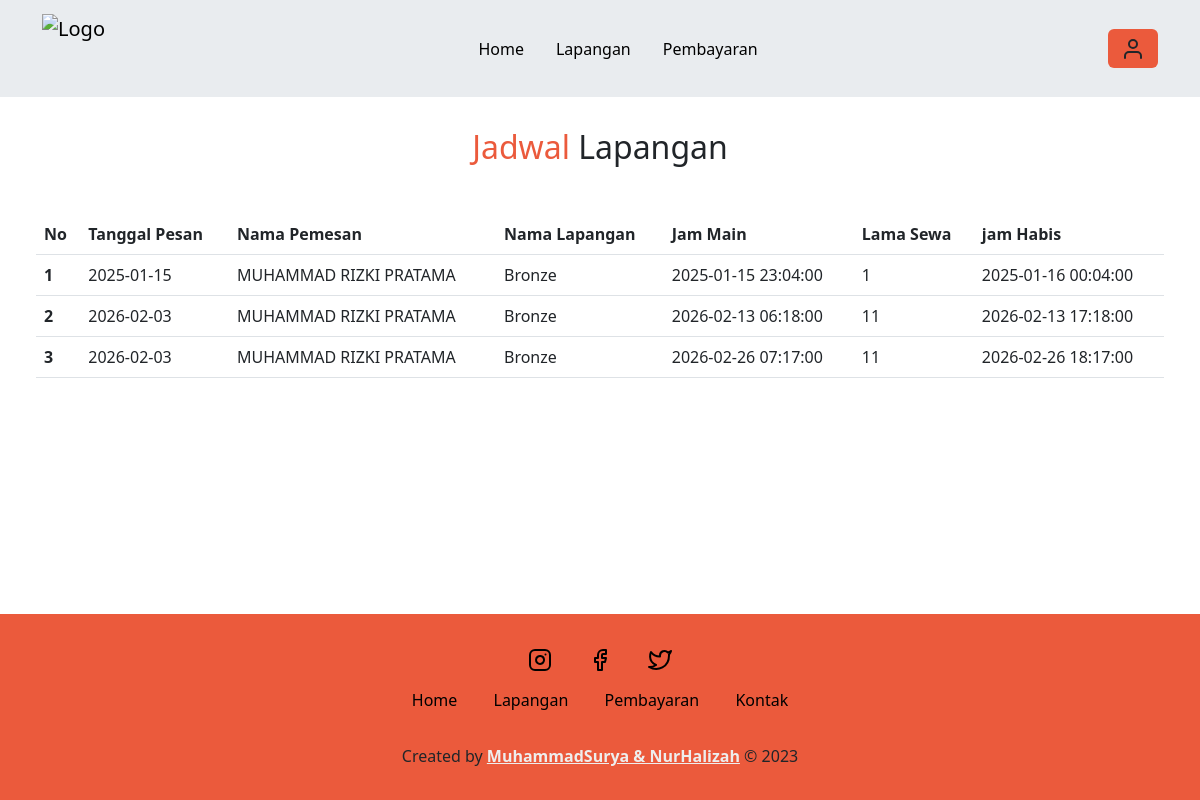
/user/jadwal.php?id=23 (signed in), run on the app's committed database.
### tables this page shows
CREATE TABLE `sewa_212279` (
  `212279_id_sewa` int(11) NOT NULL,
  `212279_id_user` int(11) NOT NULL,
  `212279_id_lapangan` int(11) NOT NULL,
  `212279_tanggal_pesan` date NOT NULL,
  `212279_lama_sewa` int(11) NOT NULL,
  `212279_jam_mulai` datetime NOT NULL,
  `212279_jam_habis` datetime NOT NULL,
  `212279_harga` int(11) NOT NULL,
  `212279_total` int(11) NOT NULL
);

CREATE TABLE `user_212279` (
  `212279_id_user` int(11) NOT NULL,
  `212279_email` varchar(50) NOT NULL,
  `212279_password` varchar(32) NOT NULL,
  `212279_no_handphone` varchar(20) NOT NULL,
  `212279_jenis_kelamin` varchar(10) NOT NULL,
  `212279_nama_lengkap` varchar(60) NOT NULL,
  `212279_alamat` text NOT NULL,
  `212279_foto` text NOT NULL
);

CREATE TABLE `lapangan_212279` (
  `212279_id_lapangan` int(11) NOT NULL,
  `212279_nama` varchar(35) NOT NULL,
  `212279_keterangan` text NOT NULL,
  `212279_harga` int(11) NOT NULL,
  `212279_foto` text NOT NULL
);

### functions.php (called while the page is built, shortened)
<?php
$conn = mysqli_connect("localhost", "root", "", "dbfutsal");
function query($query)
{
  global $conn;
  $result = mysqli_query($conn, $query);
  $rows = [];
  while ($row = mysqli_fetch_assoc($result)) {
    $rows[] = $row;
  }
  return $rows;
}

### user/jadwal.php (the view, shortened to what this page needs)
<?php
require "../functions.php";
$id_lpg = $_GET["id"];
$sewa = query("SELECT sewa_212279.*, lapangan_212279.212279_nama, user_212279.212279_nama_lengkap
FROM sewa_212279
JOIN lapangan_212279 ON sewa_212279.212279_id_lapangan = lapangan_212279.212279_id_lapangan
LEFT JOIN user_212279 ON sewa_212279.212279_id_user = user_212279.212279_id_user
WHERE lapangan_212279.212279_id_lapangan = '$id_lpg'
");
?>
<!doctype html>
<html lang="en">
<head>
  <link rel="stylesheet" href="../style.css">
  <link href="https://cdn.jsdelivr.net/npm/bootstrap@5.3.0-alpha3/dist/css/bootstrap.min.css" rel="stylesheet">
</head>
<body>
  <div class="container ">
    <nav class="navbar fixed-top bg-body-secondary navbar-expand-lg">
      <div class="container">
        <a class="navbar-brand" href="#">
          <img src="../kon1.png" alt="Logo" width="70" height="70" class="d-inline-block align-text-top">
        </a>
        <div class="collapse navbar-collapse" id="navbarSupportedContent">
          <ul class="navbar-nav mx-auto mb-2 mb-lg-0">
            <li class="nav-item ">
              <a class="nav-link active" aria-current="page" href="../index.php">Home</a>
            </li>
            <li class="nav-item">
              <a class="nav-link active" aria-current="page" href="lapangan.php">Lapangan</a>
            </li>
            <li class="nav-item">
              <a class="nav-link active" aria-current="page" href="pesanan.php">Pembayaran</a>
            </li>
          </ul>
          <?php
          if (isset($_SESSION['id_user'])) {
            echo '<a href="" data-bs-toggle="modal" data-bs-target="#profilModal" class="btn btn-inti"><i data-feather="user"></i></a>';
          } else {
            echo '<a href="login.php" class="btn btn-inti" type="submit">Login</a>';
          }
          ?>
        </div>
      </div>
    </nav>
  </div>
  <section class="lapangan mb-5" id="lapangan">
    <div class="container-fluid">
      <h2 class="text-head"><span>Jadwal</span> Lapangan </h2>
      <form action="" method="post" class="px-4">
        <table class="table my-5">
          <thead>
            <tr>
              <th scope="col">No</th>
              <th scope="col">Tanggal Pesan</th>
              <th scope="col">Nama Pemesan</th>
              <th scope="col">Nama Lapangan</th>
              <th scope="col">Jam Main</th>
              <th scope="col">Lama Sewa</th>
              <th scope="col">jam Habis</th>
            </tr>
          </thead>
          <tbody>
            <?php $i = 1; ?>
            <?php foreach ($sewa as $row) : ?>
              <tr>
                <th scope="row"><?= $i++; ?></th>
                <td><?= $row["212279_tanggal_pesan"] ?></td>
                <td><?= $row["212279_nama_lengkap"] ?></td>
                <td><?= $row["212279_nama"] ?></td>
                <td><?= $row["212279_jam_mulai"] ?></td>
                <td><?= $row["212279_lama_sewa"] ?></td>
                <td><?= $row["212279_jam_habis"] ?></td>
              </tr>
            <?php endforeach; ?>
          </tbody>
        </table>
      </form>
    </div>
  </section>
  <footer class="fixed-bottom py-3 mt-5">
    <div class="social">
      <a href="#"><i data-feather="instagram"></i></a>
      <a href="#"><i data-feather="facebook"></i></a>
      <a href="#"><i data-feather="twitter"></i></a>
    </div>
    <div class="links">
      <a href="#home">Home</a>
      <a href="#about">Lapangan</a>
      <a href="#menu">Pembayaran</a>
      <a href="#contact">Kontak</a>
    </div>
    <div class="credit">
      <p>Created by <a href="#">MuhammadSurya & NurHalizah</a> &copy; 2023</p>
    </div>
  </footer>
</body>
</html>

### style.css (style rules this page uses)
:root { --primary: #EB5A3C; --hover: #EB5A3C; --bg: #eeeeee; }
a { text-decoration: none; }
li { list-style: none; }
body { font-family: 'Poppins', sans-serif; }
.text-head { margin-top: 8rem; }
.btn-inti { background-color: var(--primary) !important; }
.nav-item { margin: 3px !important; padding: 5px; }
.about h2, .pembayaran h2, .contact h2, .lapangan h2 { text-align: center; font-size: 2rem; margin-bottom: 3rem; }
.about h2 span, .pembayaran h2 span, .contact h2 span, .lapangan h2 span { color: var(--primary); }
footer { background-color: var(--primary); text-align: center; margin-top: 3rem; padding-bottom: 3rem; }
footer .social { padding: 1rem 0; }
footer .social a { color: black; margin: 1rem; }
footer .links { margin-bottom: 2rem; }
footer .links a { color: black; padding: 0.7rem 1rem; text-decoration: none; }
footer .credit a { color: var(--bg); font-weight: 700; }

### data on the page
sewa_212279: 212279_tanggal_pesan "2025-01-15", user_212279.212279_nama_lengkap "MUHAMMAD RIZKI PRATAMA", lapangan_212279.212279_nama "Bronze", 212279_jam_mulai "2025-01-15 23:04:00", 212279_lama_sewa "1", 212279_jam_habis "2025-01-16 00:04:00"
sewa_212279: 212279_tanggal_pesan "2026-02-03", user_212279.212279_nama_lengkap "MUHAMMAD RIZKI PRATAMA", lapangan_212279.212279_nama "Bronze", 212279_jam_mulai "2026-02-13 06:18:00", 212279_lama_sewa "11", 212279_jam_habis "2026-02-13 17:18:00"
sewa_212279: 212279_tanggal_pesan "2026-02-03", user_212279.212279_nama_lengkap "MUHAMMAD RIZKI PRATAMA", lapangan_212279.212279_nama "Bronze", 212279_jam_mulai "2026-02-26 07:17:00", 212279_lama_sewa "11", 212279_jam_habis "2026-02-26 18:17:00"
